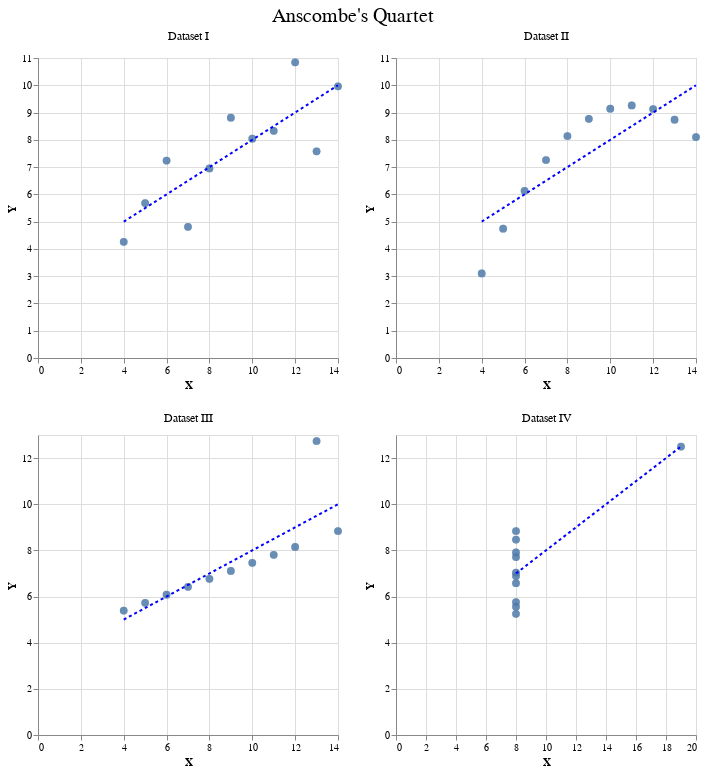

Here is the notebook cell this chart was saved with:
### Code cell
import altair as alt
from vega_datasets import data
import pandas as pd

source = data.anscombe().copy()
source['line-label'] = 'x=y'
source = pd.concat([source,source.groupby('Series').agg(x_diff=('X','diff'), y_diff=('Y','diff'))],axis=1)
source['rate'] = source.y_diff/source.x_diff
source['rate-label'] = 'line y=x'

import altair as alt
from vega_datasets import data
import pandas as pd

source = data.anscombe().copy()
source['line-label'] = 'x=y'
source = pd.concat([source,source.groupby('Series').agg(x_diff=('X','diff'), y_diff=('Y','diff'))],axis=1)
source['rate'] = source.y_diff/source.x_diff
source['rate-label'] = 'line y=x'

 
source.loc[source['Series']=='I', 'Series'] = 'Dataset I'
source.loc[source['Series']=='II', 'Series'] = 'Dataset II'
source.loc[source['Series']=='III', 'Series'] = 'Dataset III'
source.loc[source['Series']=='IV', 'Series'] = 'Dataset IV'

source_linear = source.groupby(by=['Series']).agg(x_linear=('X','max'), y_linear=('X', 'max')).reset_index().sort_values(by=['Series'])

source_origin = source_linear.copy()
source_origin['y_linear'] = 0
source_origin['x_linear'] = 0

source_linear = pd.concat([source_origin,source_linear]).sort_values(by=['Series'])

source = source.merge(source_linear,on='Series').drop_duplicates()

scatter = alt.Chart(source).mark_circle(size=60, opacity=0.60).encode(
    x='X:Q',
    y='Y:Q' #, color='Series:N'
 #   tooltip=['X','Y','rate']
)


reg= scatter.transform_regression('X','Y').mark_line(strokeDash=[3,3]).encode(
 #shape = alt.Shape('Series:N'),
    color = alt.value('blue')
)

scatterA = (scatter + reg).properties(
    title='') 

alt.layer(scatterA).facet(
  alt.Column( 'Series:N',title=None, header=alt.Header(labelFontSize=12))
).properties(title='Anscombe\'s Quartet', 
    columns=2
).resolve_scale(
    x='independent',
    y='independent'
).configure_title(fontWeight='normal',fontSize=20, anchor='middle')

### Figure 1 — Vega-Lite specification as saved in the notebook (floating-point values rounded to 4 significant figures)
{"config": {"view": {"continuousWidth": 300, "continuousHeight": 300}, "title": {"anchor": "middle", "fontSize": 20, "fontWeight": "normal"}}, "data": {"name": "data-f5fc245e00c0f1d8c4b9d735e42d705b"}, "facet": {"field": "Series", "header": {"labelFontSize": 12}, "title": null, "type": "nominal"}, "spec": {"layer": [{"layer": [{"mark": {"type": "circle", "opacity": 0.6, "size": 60}, "encoding": {"x": {"field": "X", "type": "quantitative"}, "y": {"field": "Y", "type": "quantitative"}}}, {"mark": {"type": "line", "strokeDash": [3, 3]}, "encoding": {"color": {"value": "blue"}, "x": {"field": "X", "type": "quantitative"}, "y": {"field": "Y", "type": "quantitative"}}, "transform": [{"on": "X", "regression": "Y"}]}], "title": ""}]}, "columns": 2, "resolve": {"scale": {"x": "independent", "y": "independent"}}, "title": "Anscombe's Quartet", "$schema": "https://vega.github.io/schema/vega-lite/v5.20.1.json", "datasets": {"data-f5fc245e00c0f1d8c4b9d735e42d705b": [{"Series": "Dataset I", "X": 10, "Y": 8.04, "line-label": "x=y", "x_diff": null, "y_diff": null, "rate": null, "rate-label": "line y=x", "x_linear": 0, "y_linear": 0}, {"Series": "Dataset I", "X": 10, "Y": 8.04, "line-label": "x=y", "x_diff": null, "y_diff": null, "rate": null, "rate-label": "line y=x", "x_linear": 14, "y_linear": 14}, {"Series": "Dataset I", "X": 8, "Y": 6.95, "line-label": "x=y", "x_diff": -2.0, "y_diff": -1.09, "rate": 0.545, "rate-label": "line y=x", "x_linear": 0, "y_linear": 0}, {"Series": "Dataset I", "X": 8, "Y": 6.95, "line-label": "x=y", "x_diff": -2.0, "y_diff": -1.09, "rate": 0.545, "rate-label": "line y=x", "x_linear": 14, "y_linear": 14}, {"Series": "Dataset I", "X": 13, "Y": 7.58, "line-label": "x=y", "x_diff": 5.0, "y_diff": 0.63, "rate": 0.126, "rate-label": "line y=x", "x_linear": 0, "y_linear": 0}, {"Series": "Dataset I", "X": 13, "Y": 7.58, "line-label": "x=y", "x_diff": 5.0, "y_diff": 0.63, "rate": 0.126, "rate-label": "line y=x", "x_linear": 14, "y_linear": 14}, {"Series": "Dataset I", "X": 9, "Y": 8.81, "line-label": "x=y", "x_diff": -4.0, "y_diff": 1.23, "rate": -0.3075, "rate-label": "line y=x", "x_linear": 0, "y_linear": 0}, {"Series": "Dataset I", "X": 9, "Y": 8.81, "line-label": "x=y", "x_diff": -4.0, "y_diff": 1.23, "rate": -0.3075, "rate-label": "line y=x", "x_linear": 14, "y_linear": 14}, {"Series": "Dataset I", "X": 11, "Y": 8.33, "line-label": "x=y", "x_diff": 2.0, "y_diff": -0.48, "rate": -0.24, "rate-label": "line y=x", "x_linear": 0, "y_linear": 0}, {"Series": "Dataset I", "X": 11, "Y": 8.33, "line-label": "x=y", "x_diff": 2.0, "y_diff": -0.48, "rate": -0.24, "rate-label": "line y=x", "x_linear": 14, "y_linear": 14}, {"Series": "Dataset I", "X": 14, "Y": 9.96, "line-label": "x=y", "x_diff": 3.0, "y_diff": 1.63, "rate": 0.5433, "rate-label": "line y=x", "x_linear": 0, "y_linear": 0}, {"Series": "Dataset I", "X": 14, "Y": 9.96, "line-label": "x=y", "x_diff": 3.0, "y_diff": 1.63, "rate": 0.5433, "rate-label": "line y=x", "x_linear": 14, "y_linear": 14}, {"Series": "Dataset I", "X": 6, "Y": 7.24, "line-label": "x=y", "x_diff": -8.0, "y_diff": -2.72, "rate": 0.34, "rate-label": "line y=x", "x_linear": 0, "y_linear": 0}, {"Series": "Dataset I", "X": 6, "Y": 7.24, "line-label": "x=y", "x_diff": -8.0, "y_diff": -2.72, "rate": 0.34, "rate-label": "line y=x", "x_linear": 14, "y_linear": 14}, {"Series": "Dataset I", "X": 4, "Y": 4.26, "line-label": "x=y", "x_diff": -2.0, "y_diff": -2.98, "rate": 1.49, "rate-label": "line y=x", "x_linear": 0, "y_linear": 0}, {"Series": "Dataset I", "X": 4, "Y": 4.26, "line-label": "x=y", "x_diff": -2.0, "y_diff": -2.98, "rate": 1.49, "rate-label": "line y=x", "x_linear": 14, "y_linear": 14}, {"Series": "Dataset I", "X": 12, "Y": 10.84, "line-label": "x=y", "x_diff": 8.0, "y_diff": 6.58, "rate": 0.8225, "rate-label": "line y=x", "x_linear": 0, "y_linear": 0}, {"Series": "Dataset I", "X": 12, "Y": 10.84, "line-label": "x=y", "x_diff": 8.0, "y_diff": 6.58, "rate": 0.8225, "rate-label": "line y=x", "x_linear": 14, "y_linear": 14}, {"Series": "Dataset I", "X": 7, "Y": 4.81, "line-label": "x=y", "x_diff": -5.0, "y_diff": -6.03, "rate": 1.206, "rate-label": "line y=x", "x_linear": 0, "y_linear": 0}, {"Series": "Dataset I", "X": 7, "Y": 4.81, "line-label": "x=y", "x_diff": -5.0, "y_diff": -6.03, "rate": 1.206, "rate-label": "line y=x", "x_linear": 14, "y_linear": 14}, {"Series": "Dataset I", "X": 5, "Y": 5.68, "line-label": "x=y", "x_diff": -2.0, "y_diff": 0.87, "rate": -0.435, "rate-label": "line y=x", "x_linear": 0, "y_linear": 0}, {"Series": "Dataset I", "X": 5, "Y": 5.68, "line-label": "x=y", "x_diff": -2.0, "y_diff": 0.87, "rate": -0.435, "rate-label": "line y=x", "x_linear": 14, "y_linear": 14}, {"Series": "Dataset II", "X": 10, "Y": 9.14, "line-label": "x=y", "x_diff": null, "y_diff": null, "rate": null, "rate-label": "line y=x", "x_linear": 0, "y_linear": 0}, {"Series": "Dataset II", "X": 10, "Y": 9.14, "line-label": "x=y", "x_diff": null, "y_diff": null, "rate": null, "rate-label": "line y=x", "x_linear": 14, "y_linear": 14}, {"Series": "Dataset II", "X": 8, "Y": 8.14, "line-label": "x=y", "x_diff": -2.0, "y_diff": -1.0, "rate": 0.5, "rate-label": "line y=x", "x_linear": 0, "y_linear": 0}, {"Series": "Dataset II", "X": 8, "Y": 8.14, "line-label": "x=y", "x_diff": -2.0, "y_diff": -1.0, "rate": 0.5, "rate-label": "line y=x", "x_linear": 14, "y_linear": 14}, {"Series": "Dataset II", "X": 13, "Y": 8.74, "line-label": "x=y", "x_diff": 5.0, "y_diff": 0.6, "rate": 0.12, "rate-label": "line y=x", "x_linear": 0, "y_linear": 0}, {"Series": "Dataset II", "X": 13, "Y": 8.74, "line-label": "x=y", "x_diff": 5.0, "y_diff": 0.6, "rate": 0.12, "rate-label": "line y=x", "x_linear": 14, "y_linear": 14}, {"Series": "Dataset II", "X": 9, "Y": 8.77, "line-label": "x=y", "x_diff": -4.0, "y_diff": 0.03, "rate": -0.0075, "rate-label": "line y=x", "x_linear": 0, "y_linear": 0}, {"Series": "Dataset II", "X": 9, "Y": 8.77, "line-label": "x=y", "x_diff": -4.0, "y_diff": 0.03, "rate": -0.0075, "rate-label": "line y=x", "x_linear": 14, "y_linear": 14}, {"Series": "Dataset II", "X": 11, "Y": 9.26, "line-label": "x=y", "x_diff": 2.0, "y_diff": 0.49, "rate": 0.245, "rate-label": "line y=x", "x_linear": 0, "y_linear": 0}, {"Series": "Dataset II", "X": 11, "Y": 9.26, "line-label": "x=y", "x_diff": 2.0, "y_diff": 0.49, "rate": 0.245, "rate-label": "line y=x", "x_linear": 14, "y_linear": 14}, {"Series": "Dataset II", "X": 14, "Y": 8.1, "line-label": "x=y", "x_diff": 3.0, "y_diff": -1.16, "rate": -0.3867, "rate-label": "line y=x", "x_linear": 0, "y_linear": 0}, {"Series": "Dataset II", "X": 14, "Y": 8.1, "line-label": "x=y", "x_diff": 3.0, "y_diff": -1.16, "rate": -0.3867, "rate-label": "line y=x", "x_linear": 14, "y_linear": 14}, {"Series": "Dataset II", "X": 6, "Y": 6.13, "line-label": "x=y", "x_diff": -8.0, "y_diff": -1.97, "rate": 0.2462, "rate-label": "line y=x", "x_linear": 0, "y_linear": 0}, {"Series": "Dataset II", "X": 6, "Y": 6.13, "line-label": "x=y", "x_diff": -8.0, "y_diff": -1.97, "rate": 0.2462, "rate-label": "line y=x", "x_linear": 14, "y_linear": 14}, {"Series": "Dataset II", "X": 4, "Y": 3.1, "line-label": "x=y", "x_diff": -2.0, "y_diff": -3.03, "rate": 1.515, "rate-label": "line y=x", "x_linear": 0, "y_linear": 0}, {"Series": "Dataset II", "X": 4, "Y": 3.1, "line-label": "x=y", "x_diff": -2.0, "y_diff": -3.03, "rate": 1.515, "rate-label": "line y=x", "x_linear": 14, "y_linear": 14}, {"Series": "Dataset II", "X": 12, "Y": 9.13, "line-label": "x=y", "x_diff": 8.0, "y_diff": 6.03, "rate": 0.7538, "rate-label": "line y=x", "x_linear": 0, "y_linear": 0}, {"Series": "Dataset II", "X": 12, "Y": 9.13, "line-label": "x=y", "x_diff": 8.0, "y_diff": 6.03, "rate": 0.7538, "rate-label": "line y=x", "x_linear": 14, "y_linear": 14}, {"Series": "Dataset II", "X": 7, "Y": 7.26, "line-label": "x=y", "x_diff": -5.0, "y_diff": -1.87, "rate": 0.374, "rate-label": "line y=x", "x_linear": 0, "y_linear": 0}, {"Series": "Dataset II", "X": 7, "Y": 7.26, "line-label": "x=y", "x_diff": -5.0, "y_diff": -1.87, "rate": 0.374, "rate-label": "line y=x", "x_linear": 14, "y_linear": 14}, {"Series": "Dataset II", "X": 5, "Y": 4.74, "line-label": "x=y", "x_diff": -2.0, "y_diff": -2.52, "rate": 1.26, "rate-label": "line y=x", "x_linear": 0, "y_linear": 0}, {"Series": "Dataset II", "X": 5, "Y": 4.74, "line-label": "x=y", "x_diff": -2.0, "y_diff": -2.52, "rate": 1.26, "rate-label": "line y=x", "x_linear": 14, "y_linear": 14}, {"Series": "Dataset III", "X": 10, "Y": 7.46, "line-label": "x=y", "x_diff": null, "y_diff": null, "rate": null, "rate-label": "line y=x", "x_linear": 0, "y_linear": 0}, {"Series": "Dataset III", "X": 10, "Y": 7.46, "line-label": "x=y", "x_diff": null, "y_diff": null, "rate": null, "rate-label": "line y=x", "x_linear": 14, "y_linear": 14}, {"Series": "Dataset III", "X": 8, "Y": 6.77, "line-label": "x=y", "x_diff": -2.0, "y_diff": -0.69, "rate": 0.345, "rate-label": "line y=x", "x_linear": 0, "y_linear": 0}, {"Series": "Dataset III", "X": 8, "Y": 6.77, "line-label": "x=y", "x_diff": -2.0, "y_diff": -0.69, "rate": 0.345, "rate-label": "line y=x", "x_linear": 14, "y_linear": 14}, {"Series": "Dataset III", "X": 13, "Y": 12.74, "line-label": "x=y", "x_diff": 5.0, "y_diff": 5.97, "rate": 1.194, "rate-label": "line y=x", "x_linear": 0, "y_linear": 0}, {"Series": "Dataset III", "X": 13, "Y": 12.74, "line-label": "x=y", "x_diff": 5.0, "y_diff": 5.97, "rate": 1.194, "rate-label": "line y=x", "x_linear": 14, "y_linear": 14}, {"Series": "Dataset III", "X": 9, "Y": 7.11, "line-label": "x=y", "x_diff": -4.0, "y_diff": -5.63, "rate": 1.407, "rate-label": "line y=x", "x_linear": 0, "y_linear": 0}, {"Series": "Dataset III", "X": 9, "Y": 7.11, "line-label": "x=y", "x_diff": -4.0, "y_diff": -5.63, "rate": 1.407, "rate-label": "line y=x", "x_linear": 14, "y_linear": 14}, {"Series": "Dataset III", "X": 11, "Y": 7.81, "line-label": "x=y", "x_diff": 2.0, "y_diff": 0.7, "rate": 0.35, "rate-label": "line y=x", "x_linear": 0, "y_linear": 0}, {"Series": "Dataset III", "X": 11, "Y": 7.81, "line-label": "x=y", "x_diff": 2.0, "y_diff": 0.7, "rate": 0.35, "rate-label": "line y=x", "x_linear": 14, "y_linear": 14}, {"Series": "Dataset III", "X": 14, "Y": 8.84, "line-label": "x=y", "x_diff": 3.0, "y_diff": 1.03, "rate": 0.3433, "rate-label": "line y=x", "x_linear": 0, "y_linear": 0}, {"Series": "Dataset III", "X": 14, "Y": 8.84, "line-label": "x=y", "x_diff": 3.0, "y_diff": 1.03, "rate": 0.3433, "rate-label": "line y=x", "x_linear": 14, "y_linear": 14}, {"Series": "Dataset III", "X": 6, "Y": 6.08, "line-label": "x=y", "x_diff": -8.0, "y_diff": -2.76, "rate": 0.345, "rate-label": "line y=x", "x_linear": 0, "y_linear": 0}, {"Series": "Dataset III", "X": 6, "Y": 6.08, "line-label": "x=y", "x_diff": -8.0, "y_diff": -2.76, "rate": 0.345, "rate-label": "line y=x", "x_linear": 14, "y_linear": 14}, {"Series": "Dataset III", "X": 4, "Y": 5.39, "line-label": "x=y", "x_diff": -2.0, "y_diff": -0.69, "rate": 0.345, "rate-label": "line y=x", "x_linear": 0, "y_linear": 0}, {"Series": "Dataset III", "X": 4, "Y": 5.39, "line-label": "x=y", "x_diff": -2.0, "y_diff": -0.69, "rate": 0.345, "rate-label": "line y=x", "x_linear": 14, "y_linear": 14}, {"Series": "Dataset III", "X": 12, "Y": 8.15, "line-label": "x=y", "x_diff": 8.0, "y_diff": 2.76, "rate": 0.345, "rate-label": "line y=x", "x_linear": 0, "y_linear": 0}, {"Series": "Dataset III", "X": 12, "Y": 8.15, "line-label": "x=y", "x_diff": 8.0, "y_diff": 2.76, "rate": 0.345, "rate-label": "line y=x", "x_linear": 14, "y_linear": 14}, {"Series": "Dataset III", "X": 7, "Y": 6.42, "line-label": "x=y", "x_diff": -5.0, "y_diff": -1.73, "rate": 0.346, "rate-label": "line y=x", "x_linear": 0, "y_linear": 0}, {"Series": "Dataset III", "X": 7, "Y": 6.42, "line-label": "x=y", "x_diff": -5.0, "y_diff": -1.73, "rate": 0.346, "rate-label": "line y=x", "x_linear": 14, "y_linear": 14}, {"Series": "Dataset III", "X": 5, "Y": 5.73, "line-label": "x=y", "x_diff": -2.0, "y_diff": -0.69, "rate": 0.345, "rate-label": "line y=x", "x_linear": 0, "y_linear": 0}, {"Series": "Dataset III", "X": 5, "Y": 5.73, "line-label": "x=y", "x_diff": -2.0, "y_diff": -0.69, "rate": 0.345, "rate-label": "line y=x", "x_linear": 14, "y_linear": 14}, {"Series": "Dataset IV", "X": 8, "Y": 6.58, "line-label": "x=y", "x_diff": null, "y_diff": null, "rate": null, "rate-label": "line y=x", "x_linear": 0, "y_linear": 0}, {"Series": "Dataset IV", "X": 8, "Y": 6.58, "line-label": "x=y", "x_diff": null, "y_diff": null, "rate": null, "rate-label": "line y=x", "x_linear": 19, "y_linear": 19}, {"Series": "Dataset IV", "X": 8, "Y": 5.76, "line-label": "x=y", "x_diff": 0.0, "y_diff": -0.82, "rate": null, "rate-label": "line y=x", "x_linear": 0, "y_linear": 0}, {"Series": "Dataset IV", "X": 8, "Y": 5.76, "line-label": "x=y", "x_diff": 0.0, "y_diff": -0.82, "rate": null, "rate-label": "line y=x", "x_linear": 19, "y_linear": 19}, {"Series": "Dataset IV", "X": 8, "Y": 7.71, "line-label": "x=y", "x_diff": 0.0, "y_diff": 1.95, "rate": null, "rate-label": "line y=x", "x_linear": 0, "y_linear": 0}, {"Series": "Dataset IV", "X": 8, "Y": 7.71, "line-label": "x=y", "x_diff": 0.0, "y_diff": 1.95, "rate": null, "rate-label": "line y=x", "x_linear": 19, "y_linear": 19}, {"Series": "Dataset IV", "X": 8, "Y": 8.84, "line-label": "x=y", "x_diff": 0.0, "y_diff": 1.13, "rate": null, "rate-label": "line y=x", "x_linear": 0, "y_linear": 0}, {"Series": "Dataset IV", "X": 8, "Y": 8.84, "line-label": "x=y", "x_diff": 0.0, "y_diff": 1.13, "rate": null, "rate-label": "line y=x", "x_linear": 19, "y_linear": 19}, {"Series": "Dataset IV", "X": 8, "Y": 8.47, "line-label": "x=y", "x_diff": 0.0, "y_diff": -0.37, "rate": null, "rate-label": "line y=x", "x_linear": 0, "y_linear": 0}, {"Series": "Dataset IV", "X": 8, "Y": 8.47, "line-label": "x=y", "x_diff": 0.0, "y_diff": -0.37, "rate": null, "rate-label": "line y=x", "x_linear": 19, "y_linear": 19}, {"Series": "Dataset IV", "X": 8, "Y": 7.04, "line-label": "x=y", "x_diff": 0.0, "y_diff": -1.43, "rate": null, "rate-label": "line y=x", "x_linear": 0, "y_linear": 0}, {"Series": "Dataset IV", "X": 8, "Y": 7.04, "line-label": "x=y", "x_diff": 0.0, "y_diff": -1.43, "rate": null, "rate-label": "line y=x", "x_linear": 19, "y_linear": 19}, {"Series": "Dataset IV", "X": 8, "Y": 5.25, "line-label": "x=y", "x_diff": 0.0, "y_diff": -1.79, "rate": null, "rate-label": "line y=x", "x_linear": 0, "y_linear": 0}, {"Series": "Dataset IV", "X": 8, "Y": 5.25, "line-label": "x=y", "x_diff": 0.0, "y_diff": -1.79, "rate": null, "rate-label": "line y=x", "x_linear": 19, "y_linear": 19}, {"Series": "Dataset IV", "X": 19, "Y": 12.5, "line-label": "x=y", "x_diff": 11.0, "y_diff": 7.25, "rate": 0.6591, "rate-label": "line y=x", "x_linear": 0, "y_linear": 0}, {"Series": "Dataset IV", "X": 19, "Y": 12.5, "line-label": "x=y", "x_diff": 11.0, "y_diff": 7.25, "rate": 0.6591, "rate-label": "line y=x", "x_linear": 19, "y_linear": 19}, {"Series": "Dataset IV", "X": 8, "Y": 5.56, "line-label": "x=y", "x_diff": -11.0, "y_diff": -6.94, "rate": 0.6309, "rate-label": "line y=x", "x_linear": 0, "y_linear": 0}, {"Series": "Dataset IV", "X": 8, "Y": 5.56, "line-label": "x=y", "x_diff": -11.0, "y_diff": -6.94, "rate": 0.6309, "rate-label": "line y=x", "x_linear": 19, "y_linear": 19}, {"Series": "Dataset IV", "X": 8, "Y": 7.91, "line-label": "x=y", "x_diff": 0.0, "y_diff": 2.35, "rate": null, "rate-label": "line y=x", "x_linear": 0, "y_linear": 0}, {"Series": "Dataset IV", "X": 8, "Y": 7.91, "line-label": "x=y", "x_diff": 0.0, "y_diff": 2.35, "rate": null, "rate-label": "line y=x", "x_linear": 19, "y_linear": 19}, {"Series": "Dataset IV", "X": 8, "Y": 6.89, "line-label": "x=y", "x_diff": 0.0, "y_diff": -1.02, "rate": null, "rate-label": "line y=x", "x_linear": 0, "y_linear": 0}, {"Series": "Dataset IV", "X": 8, "Y": 6.89, "line-label": "x=y", "x_diff": 0.0, "y_diff": -1.02, "rate": null, "rate-label": "line y=x", "x_linear": 19, "y_linear": 19}]}}
